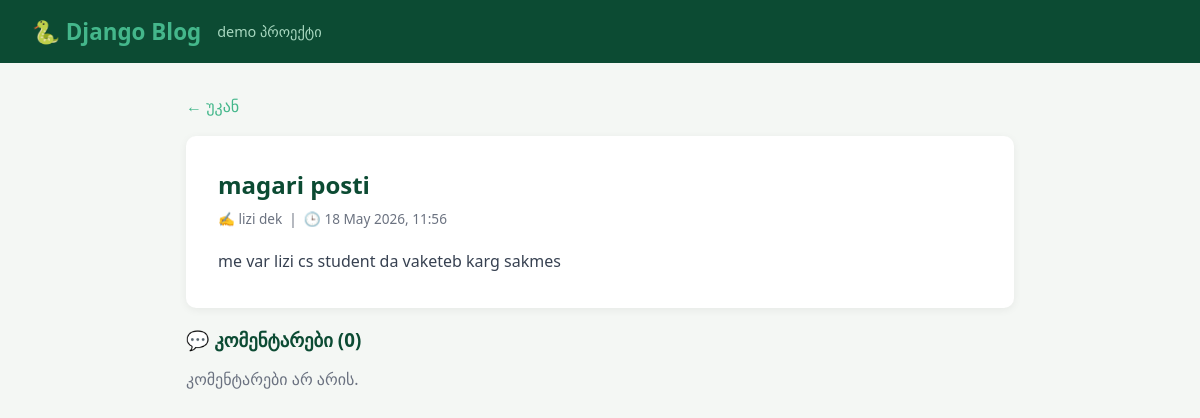
The app's page /post/4/ with its own data.
### blog/models.py (models this page shows, shortened)
class Post(models.Model):
    title = models.CharField(max_length=200)
    content = models.TextField()
    author = models.CharField(max_length=100)
    created_at = models.DateTimeField(auto_now_add=True)
    published = models.BooleanField(default=True)
    class Meta:
        ordering = ['-created_at']

### blog/views.py (the view)
# urls.py: path('post/<int:pk>/', views.post_detail, name='post-detail'),
def post_detail(request, pk):
    post = get_object_or_404(Post, pk=pk)
    comments = post.comments.all()
    return render(request, 'blog/post_detail.html', {
        'post': post,
        'comments': comments,
    })

### blog/templates/blog/post_detail.html
{% extends 'blog/base.html' %}
{% block content %}
<a href="{% url 'post-list' %}" style="color:#44b78b; text-decoration:none;">← უკან</a>
<div style="background:white; border-radius:10px; padding:2rem; margin:1.2rem 0; box-shadow:0 2px 8px rgba(0,0,0,0.06);">
  <h2 style="color:#0c4b33; margin-bottom:0.5rem;">{{ post.title }}</h2>
  <p style="color:#6b7280; font-size:0.85rem; margin-bottom:1.2rem;">✍️ {{ post.author }} &nbsp;|&nbsp; 🕒 {{ post.created_at|date:"d M Y, H:i" }}</p>
  <p style="line-height:1.8; color:#374151;">{{ post.content }}</p>
</div>
<h3 style="color:#0c4b33; margin-bottom:1rem;">💬 კომენტარები ({{ comments.count }})</h3>
{% for comment in comments %}
<div style="background:#f0faf5; border-radius:8px; padding:1rem; margin-bottom:0.6rem; border-left:3px solid #44b78b;">
  <strong>{{ comment.author }}</strong>
  <span style="color:#6b7280; font-size:0.8rem; margin-left:0.5rem;">{{ comment.created_at|date:"d M Y" }}</span>
  <p style="margin-top:0.4rem;">{{ comment.text }}</p>
</div>
{% empty %}
<p style="color:#6b7280;">კომენტარები არ არის.</p>
{% endfor %}
{% endblock %}

### blog/templates/blog/base.html (style rules this page uses)
* { box-sizing: border-box; margin: 0; padding: 0; }
body { font-family: 'Segoe UI', sans-serif; background: #f4f7f4; color: #1a1a2e; }

### records on screen
Post: title "magari posti", author "lizi dek", created_at "18 May 2026, 11:56", content "me var lizi cs student da vaketeb karg sakmes", count "0"
